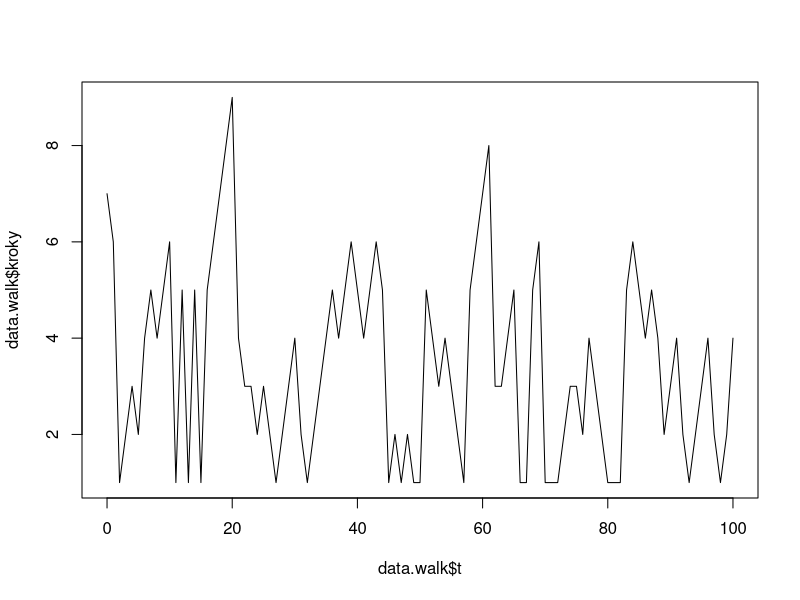

Write R code to recreate this figure.
### Ukol ze cviceni 7

#7.1

Prochazka <- function(n, start = 0) {                                       #### funkce ktera simuluje prochazku
  proba <- c(0.4, 0.4, 0.2)                                                 #### nema smy
  xvek <- c(start)
  skokx <- start
  for (i in 1:n) {
    skokx = sample(c(skokx+1, skokx-1, skokx-5),size = 1, replace = TRUE, prob = proba)
    xvek <- append(xvek, skokx)
  }
  
  data <- data.frame(t <- seq(from = 0, to = n), xvek)
  return(data)
}

Prochazka(n = 40)


##################################################################################################


Prochazka_s_barierami <- function(n, start = 0, horni_bariera = Inf, dolni_bariera = -Inf) {
 
  db <- dolni_bariera
  hb <- horni_bariera
  
  if (start >= hb | start <= db) {stop("start je mimo bariery")}
  
  proba <- c(0.4, 0.4, 0.2)                                         ### vektor pravdepodobnosti
  
  kroky <- rep(NA, n+1)                                             ### kroky pro n
  kroky[1] <- start
  
  skoky <- rep(NA, n)
  
  for(i in 1:n){
    skok <- sample(c(1, -1, -5),size = 1,  prob = proba)
    skoky[i] <- skok
    kroky[i+1] <- kroky[i] + skok
    if (kroky[i+1] >= hb){
      kroky[i+1] <- kroky[i]
    }
    if (kroky[i+1] <= db) {
      kroky[i+1] <- db + abs(skok + (abs(abs(kroky[i])-abs(db))-1)) 
                                                  }
  }
  
  data <- data.frame(t = 0:n, kroky, c(skoky,0))
  return(data)
}

data.walk <- Prochazka_s_barierami(n = 100, start = 7, dolni_bariera = 0)

plot(data.walk$t, data.walk$kroky, type = "l")

 